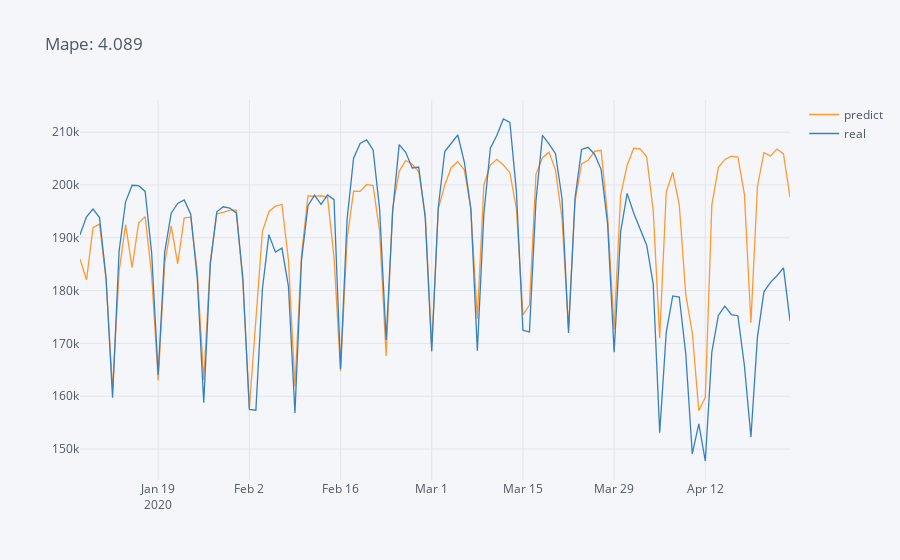

The cell this chart's notebook holds for it:
### Code cell
ai = Mape(*ba[["predict", "real"]].values.T)
ba[["predict", "real"]].iplot(title = f"Mape: {ai:.3f}")
